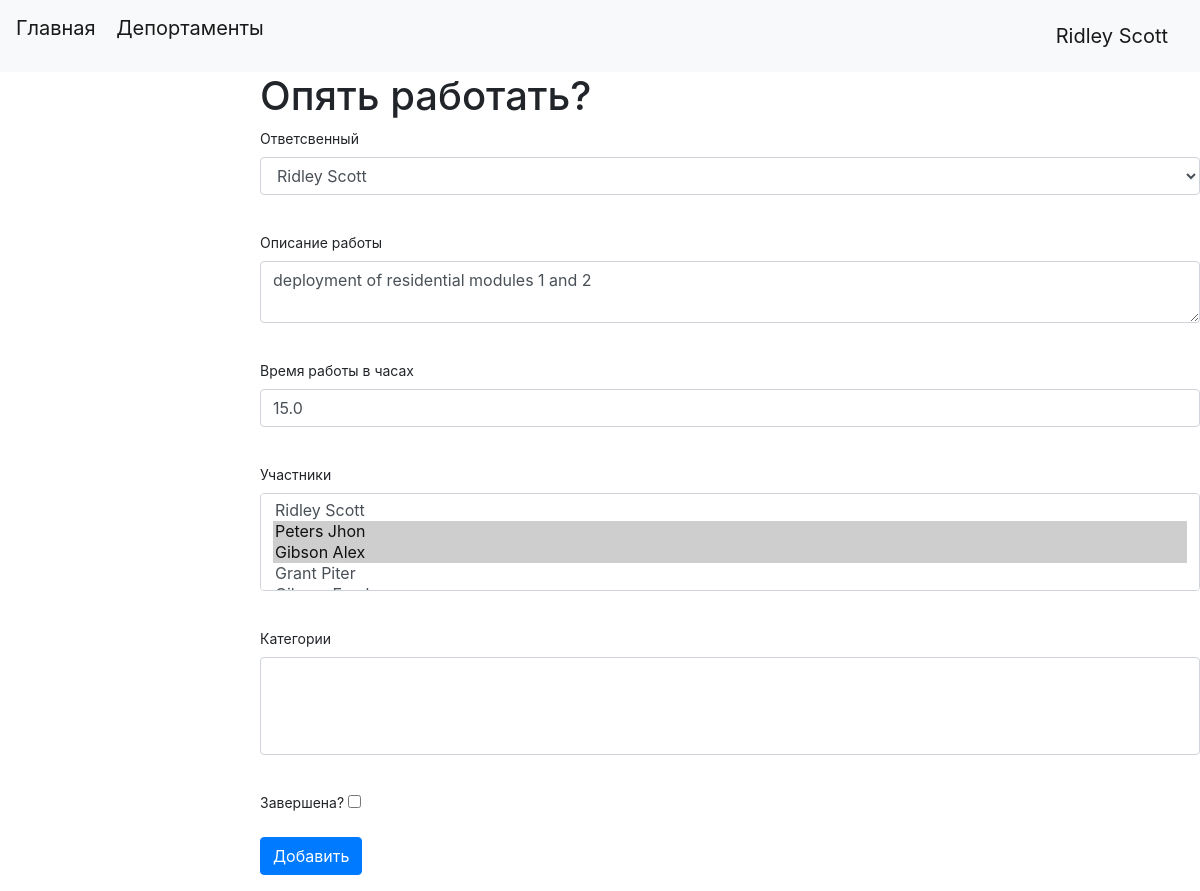
Before: /job/1 (signed in) with the older database file.
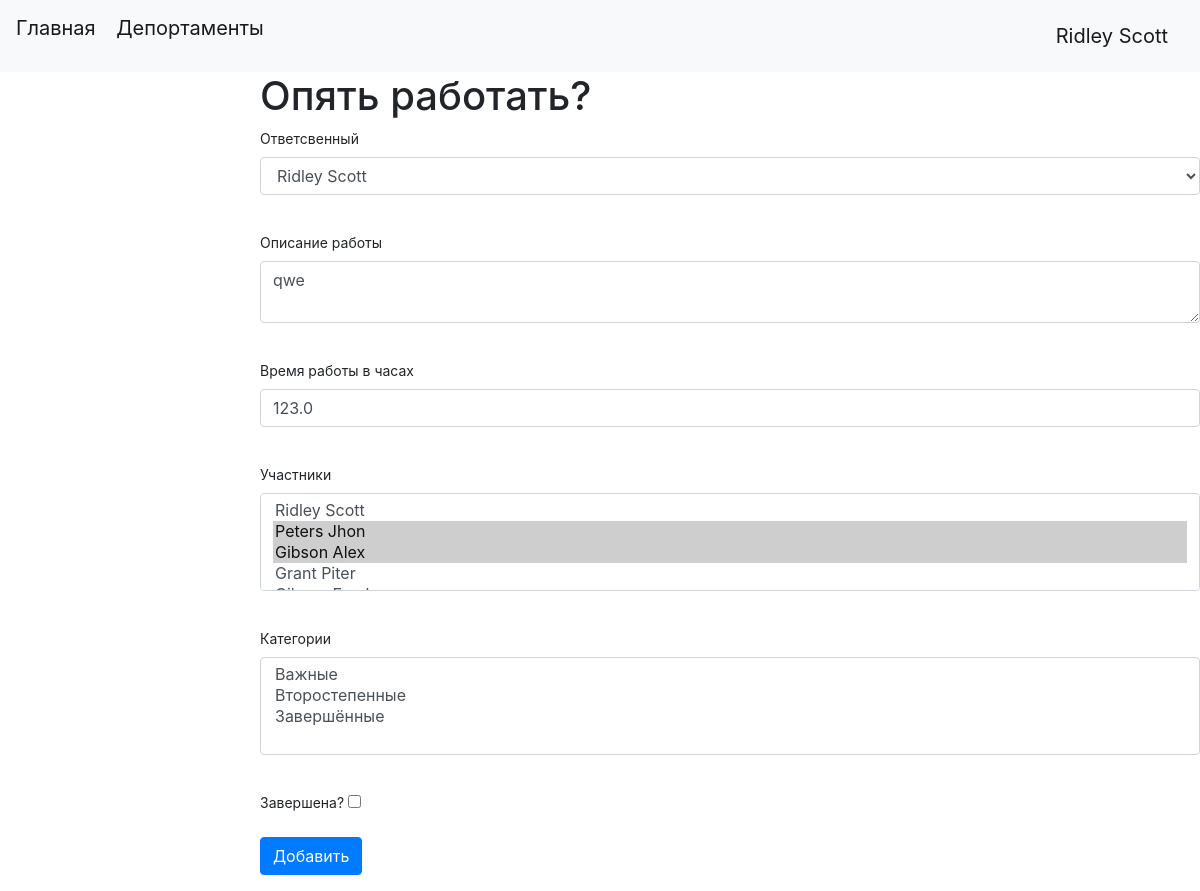
After: the same page with the newer database file.
### data/jobs.py (models this page shows, shortened)
class Jobs(SqlAlchemyBase):
    __tablename__ = 'jobs'
    id = sqlalchemy.Column(sqlalchemy.Integer,
                           primary_key=True,
                           autoincrement=True)
    team_leader = sqlalchemy.Column(sqlalchemy.Integer,
                                    sqlalchemy.ForeignKey("users.id"))
    job = sqlalchemy.Column(sqlalchemy.String)
    work_size = sqlalchemy.Column(sqlalchemy.Float)
    collaborators = sqlalchemy.Column(sqlalchemy.String)
    start_date = sqlalchemy.Column(sqlalchemy.Date)
    end_date = sqlalchemy.Column(sqlalchemy.Date)
    is_finished = sqlalchemy.Column(sqlalchemy.Boolean)
    user = orm.relationship('User')
    categories = orm.relationship('Categories',
                                  secondary='link',
                                  overlaps="categories",
                                  single_parent=True,
                                  cascade="all, delete, delete-orphan")

### main.py (the view, shortened to what this page needs)
@app.route('/job/<int:id>', methods=['GET', 'POST'])
@login_required
def job_editing(id):
    form = JobsForm()
    db_sess = db_session.create_session()
    team_list = db_sess.query(User).all()
    categori_list = db_sess.query(Categories).all()
    form.team_leader.choices = [(user.id, user.name + " " + user.surname)
                                for user in team_list]
    form.collaborators.choices = [(user.id, user.name + " " + user.surname)
                                  for user in team_list]
    form.categori.choices = [(categoria.id, categoria.title)
                             for categoria in categori_list]
    if request.method == "GET":
        job = db_sess.query(Jobs).filter(Jobs.id == id).first()
        if job:
            form.team_leader.data = str(job.user)
            form.job.data = job.job
            form.work_size.data = job.work_size
            form.collaborators.data = job.collaborators
            form.is_finished.data = job.is_finished
            form.categori.data = job.categories
        else:
            abort(404)
    return render_template("add_job.html",
                           title="Редактирование работы",
                           form=form)

### forms/job.py
class JobsForm(FlaskForm):
    team_leader = SelectField('Ответсвенный',
                              validators=[DataRequired()],
                              validate_choice=False)
    job = TextAreaField('Описание работы', validators=[DataRequired()])
    work_size = StringField('Время работы в часах',
                            validators=[DataRequired()])
    collaborators = SelectMultipleField('Участники',
                                        validators=[DataRequired()],
                                        validate_choice=False)
    categori = SelectMultipleField("Категории",validate_choice=False)
    is_finished = BooleanField("Завершена?")
    submit = SubmitField('Добавить')

### data/db_session.py (called while the page is built)
def create_session() -> Session:
    global __factory
    return __factory()

### data/users.py (called while the page is built)
    def __repr__(self) -> str:
        return f"<Colonist> {self.id} {self.surname} {self.name}"

### main.py (called while the page is built)
@login_manager.user_loader
def load_user(user_id):
    db_sess = db_session.create_session()
    return db_sess.query(User).get(user_id)

### templates/add_job.html (shortened to what this page needs)
{% extends "base.html" %}
{% block content %}
<h1>Опять работать?</h1>
<form action="" method="post" novalidate>
    <p>
        {{ form.team_leader.label }}<br>
        {{ form.team_leader(class="form-control") }}<br>
    </p>
    <p>
        {{ form.job.label }}<br>
        {{ form.job(class="form-control") }}<br>
    </p>
    <p>
        {{ form.work_size.label }}<br>
        {{ form.work_size(class="form-control") }}<br>
    </p>
    <p>
        {{ form.collaborators.label }}<br>
        {{ form.collaborators(class="form-control", multiple=True) }}<br>
    </p>
    <p>
        {{ form.categori.label }}<br>
        {{ form.categori(class="form-control", multiple=True) }}<br>
    </p>
    <p>
        {{ form.is_finished.label }}
        {{ form.is_finished() }}
    </p>
    <p>{{ form.submit(type="submit", class="btn btn-primary") }}</p>
</form>
{% endblock %}

Changed rows visible on the page:
changed Jobs "Ridley Scott": job "deployment of residential modules 1 and 2" → "qwe"; work_size "15.0" → "123.0"
Other visible differences:
form field categori: (not shown) → "Важные / Второстепенные / Завершённые"
